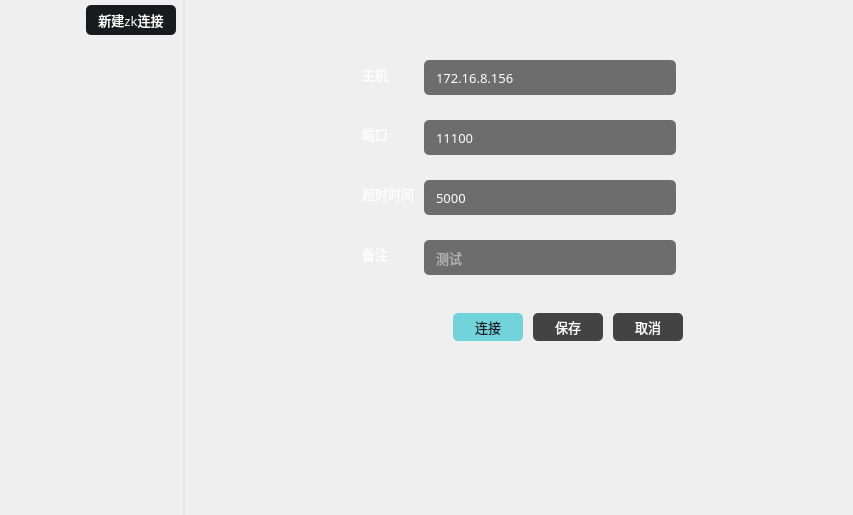
<?xml version="1.0" encoding="UTF-8"?>
<ui version="4.0">
 <class>zookeepermanagewidget</class>
 <widget class="QWidget" name="zookeepermanagewidget">
  <property name="geometry">
   <rect>
    <x>0</x>
    <y>0</y>
    <width>853</width>
    <height>515</height>
   </rect>
  </property>
  <property name="windowTitle">
   <string>Form</string>
  </property>
  <property name="styleSheet">
   <string notr="true">QMenu {
color: rgb(255, 255, 255);
background-color:rgb(253,253,254);
padding: 3px 3px 3px 3px;
border-radius:6px;
border:1px solid rgba(21, 23, 27, 100);
}


QMenu::item {
    font-size: 10pt;
    font: 10pt &quot;OPPOSans B&quot;;
    border-radius:3px;
	background-color:rgba(253,253,254,0);
    padding: 5px 30px 5px 10px;
}
QMenu::item:selected {
    
	color: rgb(244, 244, 244);
	background-color: rgba(35, 39, 46, 250);
}</string>
  </property>
  <layout class="QHBoxLayout" name="horizontalLayout">
   <property name="spacing">
    <number>0</number>
   </property>
   <property name="leftMargin">
    <number>0</number>
   </property>
   <property name="topMargin">
    <number>0</number>
   </property>
   <property name="rightMargin">
    <number>0</number>
   </property>
   <property name="bottomMargin">
    <number>0</number>
   </property>
   <item>
    <widget class="QSplitter" name="splitter">
     <property name="orientation">
      <enum>Qt::Horizontal</enum>
     </property>
     <property name="handleWidth">
      <number>0</number>
     </property>
     <widget class="QWidget" name="widget_left" native="true">
      <property name="minimumSize">
       <size>
        <width>185</width>
        <height>0</height>
       </size>
      </property>
      <property name="maximumSize">
       <size>
        <width>185</width>
        <height>16777215</height>
       </size>
      </property>
      <property name="font">
       <font>
        <family>OPPOSans B</family>
       </font>
      </property>
      <property name="styleSheet">
       <string notr="true">#scrollAreaWidgetContents{
   background-color: rgba(255, 255, 255, 0);
}

#toolButton_newCreate {
	color: rgb(255, 255, 255);
	background-color: rgb(24,26,29);
	border-radius: 5px;
}

#toolButton_newCreate::menu-indicator { 
	image: None;
}
 
#toolButton_newCreate:hover {
	color: rgb(255, 255, 255);
	background-color: rgb(24,26,29);
}


#widget_left{
border-right:2px solid rgba(197, 197, 197,50);
}


QScrollBar:vertical{
    width: 10px;
	background-color: rgba(0, 41, 69, 0);
    margin: 0px,0px,0px,0px;
    padding-top: 0px;		/*//隐藏上下的箭头*/
    padding-bottom: 0px;
}


QScrollBar::handle:vertical{
    width: 10px;
	
	background-color: rgb(239, 239, 239);
    /*滚动条两端变成椭圆 */
    border-radius: 2px;
    min-height: 0;
}

QScrollBar::sub-page:vertical {
    
	background-color: rgba(255, 255, 255, 0);
}
QScrollBar::add-page:vertical 
{
    background-color: rgba(255, 255, 255, 0);
}

QScrollBar::add-line:vertical {
	border: none;
    height: 0px;
    subcontrol-position: bottom;
    subcontrol-origin: margin;
}
QScrollBar::sub-line:vertical {
    border: none;
    height: 0px;
    subcontrol-position: top;
    subcontrol-origin: margin;
}

QScrollBar::down-arrow:vertical {
    border:none;
}

QScrollBar::up-arrow:vertical {
    border:none;
}

QToolButton {
	font: 10pt &quot;OPPOSans B&quot;;
    qproperty-iconSize: 22px 22px;
	background-color: rgba(255, 255, 255, 20);
	border: none;
	border-radius:2px;
	color: rgb(255, 255, 255);
}

QToolButton::menu-indicator { 
	image: None;
}

QToolButton:hover {
	border-radius:2px;
	color: rgb(255, 255, 255);
	background-color: rgba(255, 255, 255, 50);
	border: none;
}

QToolButton:checked {
	border-radius:2px;
	color: rgb(255, 255, 255);
	background-color: rgb(21, 21, 21);
	border: none;
}


</string>
      </property>
      <layout class="QVBoxLayout" name="verticalLayout_6">
       <property name="spacing">
        <number>10</number>
       </property>
       <property name="leftMargin">
        <number>0</number>
       </property>
       <property name="topMargin">
        <number>0</number>
       </property>
       <property name="rightMargin">
        <number>0</number>
       </property>
       <property name="bottomMargin">
        <number>0</number>
       </property>
       <item>
        <widget class="QWidget" name="widget_side_top" native="true">
         <property name="minimumSize">
          <size>
           <width>0</width>
           <height>0</height>
          </size>
         </property>
         <property name="maximumSize">
          <size>
           <width>16777215</width>
           <height>50</height>
          </size>
         </property>
         <layout class="QHBoxLayout" name="horizontalLayout_4" stretch="1,2">
          <property name="spacing">
           <number>0</number>
          </property>
          <property name="leftMargin">
           <number>0</number>
          </property>
          <property name="topMargin">
           <number>5</number>
          </property>
          <property name="rightMargin">
           <number>0</number>
          </property>
          <property name="bottomMargin">
           <number>5</number>
          </property>
          <item>
           <widget class="QLabel" name="label_2">
            <property name="maximumSize">
             <size>
              <width>70</width>
              <height>30</height>
             </size>
            </property>
            <property name="styleSheet">
             <string notr="true">image: url(:/module_zookeeper/images/light/zookeeper.png);</string>
            </property>
            <property name="text">
             <string/>
            </property>
           </widget>
          </item>
          <item>
           <widget class="QToolButton" name="toolButton_newCreate">
            <property name="minimumSize">
             <size>
              <width>90</width>
              <height>30</height>
             </size>
            </property>
            <property name="font">
             <font>
              <family>OPPOSans B</family>
              <pointsize>10</pointsize>
              <weight>50</weight>
              <italic>false</italic>
              <bold>false</bold>
              <stylestrategy>PreferAntialias</stylestrategy>
             </font>
            </property>
            <property name="styleSheet">
             <string notr="true"/>
            </property>
            <property name="text">
             <string>新建zk连接</string>
            </property>
            <property name="icon">
             <iconset resource="../lib.qrc">
              <normaloff>:/lib/Zookeeper2.png</normaloff>:/lib/Zookeeper2.png</iconset>
            </property>
            <property name="toolButtonStyle">
             <enum>Qt::ToolButtonTextOnly</enum>
            </property>
           </widget>
          </item>
         </layout>
        </widget>
       </item>
       <item>
        <widget class="QWidget" name="widget_side_body" native="true">
         <property name="styleSheet">
          <string notr="true"/>
         </property>
         <layout class="QVBoxLayout" name="verticalLayout_3">
          <property name="leftMargin">
           <number>0</number>
          </property>
          <property name="topMargin">
           <number>0</number>
          </property>
          <property name="rightMargin">
           <number>0</number>
          </property>
          <property name="bottomMargin">
           <number>0</number>
          </property>
          <item>
           <widget class="QScrollArea" name="scrollArea">
            <property name="styleSheet">
             <string notr="true">QScrollArea{
	
	background-color: rgba(255, 255, 255, 0);
	border: none;
}

QScrollBar:vertical {
    width: 10px;
	background-color: rgba(0, 41, 69, 0);
    margin: 0px,0px,0px,0px;
    padding-top: 0px;		/*//隐藏上下的箭头*/
    padding-bottom: 0px;
}
QScrollBar::handle:vertical {
    width: 10px;
	
	background-color: rgb(239, 239, 239);
    /*滚动条两端变成椭圆 */
    border-radius: 2px;
    min-height: 0;
}

QScrollBar::sub-page:vertical {
    
	background-color: rgba(255, 255, 255, 0);
}
QScrollBar::add-page:vertical 
{
    background-color: rgba(255, 255, 255, 0);
}

QScrollBar::add-line:vertical {
	border: none;
    height: 0px;
    subcontrol-position: bottom;
    subcontrol-origin: margin;
}
QScrollBar::sub-line:vertical {
    border: none;
    height: 0px;
    subcontrol-position: top;
    subcontrol-origin: margin;
}

QScrollBar::down-arrow:vertical {
    border:none;
}
QScrollBar::up-arrow:vertical {
    border:none;
}</string>
            </property>
            <property name="widgetResizable">
             <bool>true</bool>
            </property>
            <widget class="QWidget" name="scrollAreaWidgetContents">
             <property name="geometry">
              <rect>
               <x>0</x>
               <y>0</y>
               <width>185</width>
               <height>465</height>
              </rect>
             </property>
             <property name="styleSheet">
              <string notr="true">\</string>
             </property>
             <layout class="QVBoxLayout" name="verticalLayout_2">
              <property name="leftMargin">
               <number>0</number>
              </property>
              <property name="topMargin">
               <number>0</number>
              </property>
              <property name="rightMargin">
               <number>0</number>
              </property>
              <property name="bottomMargin">
               <number>0</number>
              </property>
              <item>
               <spacer name="verticalSpacer">
                <property name="orientation">
                 <enum>Qt::Vertical</enum>
                </property>
                <property name="sizeHint" stdset="0">
                 <size>
                  <width>20</width>
                  <height>309</height>
                 </size>
                </property>
               </spacer>
              </item>
             </layout>
            </widget>
           </widget>
          </item>
         </layout>
        </widget>
       </item>
      </layout>
     </widget>
     <widget class="QWidget" name="widget_right" native="true">
      <property name="styleSheet">
       <string notr="true"/>
      </property>
      <layout class="QVBoxLayout" name="verticalLayout">
       <property name="spacing">
        <number>0</number>
       </property>
       <property name="leftMargin">
        <number>0</number>
       </property>
       <property name="topMargin">
        <number>0</number>
       </property>
       <property name="rightMargin">
        <number>0</number>
       </property>
       <property name="bottomMargin">
        <number>0</number>
       </property>
       <item>
        <widget class="QStackedWidget" name="stackedWidget">
         <property name="currentIndex">
          <number>1</number>
         </property>
         <widget class="QWidget" name="page_2">
          <layout class="QVBoxLayout" name="verticalLayout_4" stretch="1,1,0,1,4">
           <item>
            <spacer name="verticalSpacer_3">
             <property name="orientation">
              <enum>Qt::Vertical</enum>
             </property>
             <property name="sizeHint" stdset="0">
              <size>
               <width>20</width>
               <height>30</height>
              </size>
             </property>
            </spacer>
           </item>
           <item>
            <widget class="QLabel" name="label">
             <property name="minimumSize">
              <size>
               <width>0</width>
               <height>100</height>
              </size>
             </property>
             <property name="styleSheet">
              <string notr="true">image: url(:/module_mainwindow/images/light/iconmain-light.png);</string>
             </property>
             <property name="text">
              <string/>
             </property>
            </widget>
           </item>
           <item>
            <spacer name="verticalSpacer_6">
             <property name="orientation">
              <enum>Qt::Vertical</enum>
             </property>
             <property name="sizeType">
              <enum>QSizePolicy::Fixed</enum>
             </property>
             <property name="sizeHint" stdset="0">
              <size>
               <width>20</width>
               <height>20</height>
              </size>
             </property>
            </spacer>
           </item>
           <item>
            <widget class="QToolButton" name="toolButton">
             <property name="sizePolicy">
              <sizepolicy hsizetype="Expanding" vsizetype="Fixed">
               <horstretch>0</horstretch>
               <verstretch>0</verstretch>
              </sizepolicy>
             </property>
             <property name="font">
              <font>
               <family>OPPOSans B</family>
               <pointsize>12</pointsize>
               <underline>false</underline>
               <stylestrategy>PreferAntialias</stylestrategy>
              </font>
             </property>
             <property name="styleSheet">
              <string notr="true">QToolButton {
	color: rgb(242, 245, 255, 150);
	background-color: rgba(255, 255, 255, 0);
	border: none;
}

QToolButton::menu-indicator { 
	image: None;
}

 
QToolButton:hover {
	color: rgb(242, 245, 255, 150);
	background-color: rgba(255, 255, 255, 0);
	border: none;
	font: 12pt &quot;OPPOSans B&quot;;
	text-decoration: underline;
}</string>
             </property>
             <property name="text">
              <string>https://github.com/HuaGouFdog/Fdog-Kit</string>
             </property>
            </widget>
           </item>
           <item>
            <spacer name="verticalSpacer_2">
             <property name="orientation">
              <enum>Qt::Vertical</enum>
             </property>
             <property name="sizeHint" stdset="0">
              <size>
               <width>20</width>
               <height>40</height>
              </size>
             </property>
            </spacer>
           </item>
          </layout>
         </widget>
         <widget class="QWidget" name="page">
          <layout class="QHBoxLayout" name="horizontalLayout_3" stretch="1,8,1">
           <item>
            <spacer name="horizontalSpacer_2">
             <property name="orientation">
              <enum>Qt::Horizontal</enum>
             </property>
             <property name="sizeHint" stdset="0">
              <size>
               <width>40</width>
               <height>20</height>
              </size>
             </property>
            </spacer>
           </item>
           <item>
            <widget class="QWidget" name="verticalWidget" native="true">
             <property name="maximumSize">
              <size>
               <width>350</width>
               <height>16777215</height>
              </size>
             </property>
             <layout class="QVBoxLayout" name="verticalLayout_5" stretch="1,1,1,5">
              <property name="spacing">
               <number>33</number>
              </property>
              <item>
               <spacer name="verticalSpacer_5">
                <property name="orientation">
                 <enum>Qt::Vertical</enum>
                </property>
                <property name="sizeHint" stdset="0">
                 <size>
                  <width>20</width>
                  <height>40</height>
                 </size>
                </property>
               </spacer>
              </item>
              <item>
               <widget class="QWidget" name="horizontalWidget" native="true">
                <property name="maximumSize">
                 <size>
                  <width>16777215</width>
                  <height>230</height>
                 </size>
                </property>
                <property name="styleSheet">
                 <string notr="true">color: rgb(255, 255, 255);</string>
                </property>
                <layout class="QGridLayout" name="gridLayout">
                 <property name="topMargin">
                  <number>10</number>
                 </property>
                 <property name="bottomMargin">
                  <number>10</number>
                 </property>
                 <property name="horizontalSpacing">
                  <number>10</number>
                 </property>
                 <property name="verticalSpacing">
                  <number>30</number>
                 </property>
                 <item row="1" column="0">
                  <widget class="QLabel" name="label_port_zk">
                   <property name="font">
                    <font>
                     <family>OPPOSans B</family>
                     <pointsize>10</pointsize>
                    </font>
                   </property>
                   <property name="text">
                    <string>端口</string>
                   </property>
                  </widget>
                 </item>
                 <item row="1" column="1">
                  <widget class="QLineEdit" name="lineEdit_port_zk_data">
                   <property name="minimumSize">
                    <size>
                     <width>0</width>
                     <height>35</height>
                    </size>
                   </property>
                   <property name="maximumSize">
                    <size>
                     <width>300</width>
                     <height>28</height>
                    </size>
                   </property>
                   <property name="font">
                    <font>
                     <family>OPPOSans B</family>
                     <pointsize>10</pointsize>
                    </font>
                   </property>
                   <property name="styleSheet">
                    <string notr="true">background-color: rgb(25, 25, 25, 155);
border-radius: 5px;
padding-left:10px;
padding-right:10px;</string>
                   </property>
                   <property name="text">
                    <string>11100</string>
                   </property>
                   <property name="placeholderText">
                    <string>22</string>
                   </property>
                  </widget>
                 </item>
                 <item row="3" column="1">
                  <widget class="QLineEdit" name="lineEdit_remark_zk">
                   <property name="minimumSize">
                    <size>
                     <width>0</width>
                     <height>35</height>
                    </size>
                   </property>
                   <property name="maximumSize">
                    <size>
                     <width>300</width>
                     <height>28</height>
                    </size>
                   </property>
                   <property name="font">
                    <font>
                     <family>OPPOSans B</family>
                     <pointsize>10</pointsize>
                    </font>
                   </property>
                   <property name="styleSheet">
                    <string notr="true">background-color: rgb(25, 25, 25, 155);
border-radius: 5px;
padding-left:10px;
padding-right:10px;</string>
                   </property>
                   <property name="text">
                    <string/>
                   </property>
                   <property name="placeholderText">
                    <string>测试</string>
                   </property>
                  </widget>
                 </item>
                 <item row="3" column="0">
                  <widget class="QLabel" name="label_remark_zk">
                   <property name="font">
                    <font>
                     <family>OPPOSans B</family>
                     <pointsize>10</pointsize>
                    </font>
                   </property>
                   <property name="text">
                    <string>备注</string>
                   </property>
                  </widget>
                 </item>
                 <item row="0" column="0">
                  <widget class="QLabel" name="label_host_zk">
                   <property name="font">
                    <font>
                     <family>OPPOSans B</family>
                     <pointsize>10</pointsize>
                    </font>
                   </property>
                   <property name="text">
                    <string>主机</string>
                   </property>
                  </widget>
                 </item>
                 <item row="0" column="1">
                  <widget class="QLineEdit" name="lineEdit_host_zk_data">
                   <property name="minimumSize">
                    <size>
                     <width>0</width>
                     <height>35</height>
                    </size>
                   </property>
                   <property name="maximumSize">
                    <size>
                     <width>300</width>
                     <height>28</height>
                    </size>
                   </property>
                   <property name="font">
                    <font>
                     <family>OPPOSans B</family>
                     <pointsize>10</pointsize>
                    </font>
                   </property>
                   <property name="styleSheet">
                    <string notr="true">background-color: rgb(25, 25, 25, 155);
border-radius: 5px;
padding-left:10px;
padding-right:10px;</string>
                   </property>
                   <property name="text">
                    <string>172.16.8.156</string>
                   </property>
                   <property name="placeholderText">
                    <string>127.0.0.1</string>
                   </property>
                  </widget>
                 </item>
                 <item row="2" column="0">
                  <widget class="QLabel" name="label_timeout_zk">
                   <property name="font">
                    <font>
                     <family>OPPOSans B</family>
                     <pointsize>10</pointsize>
                    </font>
                   </property>
                   <property name="text">
                    <string>超时时间</string>
                   </property>
                  </widget>
                 </item>
                 <item row="2" column="1">
                  <widget class="QLineEdit" name="lineEdit_timeout_zk">
                   <property name="minimumSize">
                    <size>
                     <width>0</width>
                     <height>35</height>
                    </size>
                   </property>
                   <property name="maximumSize">
                    <size>
                     <width>300</width>
                     <height>28</height>
                    </size>
                   </property>
                   <property name="font">
                    <font>
                     <family>OPPOSans B</family>
                     <pointsize>10</pointsize>
                    </font>
                   </property>
                   <property name="styleSheet">
                    <string notr="true">background-color: rgb(25, 25, 25, 155);
border-radius: 5px;
padding-left:10px;
padding-right:10px;</string>
                   </property>
                   <property name="text">
                    <string>5000</string>
                   </property>
                   <property name="placeholderText">
                    <string>22</string>
                   </property>
                  </widget>
                 </item>
                </layout>
               </widget>
              </item>
              <item>
               <widget class="QWidget" name="widget_3" native="true">
                <property name="maximumSize">
                 <size>
                  <width>16777215</width>
                  <height>50</height>
                 </size>
                </property>
                <layout class="QHBoxLayout" name="horizontalLayout_2">
                 <property name="spacing">
                  <number>10</number>
                 </property>
                 <property name="leftMargin">
                  <number>0</number>
                 </property>
                 <property name="topMargin">
                  <number>0</number>
                 </property>
                 <property name="rightMargin">
                  <number>2</number>
                 </property>
                 <property name="bottomMargin">
                  <number>0</number>
                 </property>
                 <item>
                  <spacer name="horizontalSpacer">
                   <property name="orientation">
                    <enum>Qt::Horizontal</enum>
                   </property>
                   <property name="sizeHint" stdset="0">
                    <size>
                     <width>40</width>
                     <height>20</height>
                    </size>
                   </property>
                  </spacer>
                 </item>
                 <item>
                  <widget class="QToolButton" name="toolButton_connect">
                   <property name="minimumSize">
                    <size>
                     <width>70</width>
                     <height>28</height>
                    </size>
                   </property>
                   <property name="maximumSize">
                    <size>
                     <width>70</width>
                     <height>28</height>
                    </size>
                   </property>
                   <property name="font">
                    <font>
                     <family>OPPOSans B</family>
                     <pointsize>10</pointsize>
                     <stylestrategy>PreferAntialias</stylestrategy>
                    </font>
                   </property>
                   <property name="styleSheet">
                    <string notr="true">QToolButton {
	color: rgb(26, 26, 26);
	background-color: rgb(113, 212, 219);
	border-radius: 5px;
}

QToolButton::menu-indicator { 
	image: None;
}

 
QToolButton:hover {
	color: rgb(26, 26, 26);
	background-color: rgb(113, 212, 219);
}</string>
                   </property>
                   <property name="text">
                    <string>连接</string>
                   </property>
                  </widget>
                 </item>
                 <item>
                  <widget class="QToolButton" name="toolButton_save">
                   <property name="minimumSize">
                    <size>
                     <width>70</width>
                     <height>28</height>
                    </size>
                   </property>
                   <property name="maximumSize">
                    <size>
                     <width>70</width>
                     <height>28</height>
                    </size>
                   </property>
                   <property name="font">
                    <font>
                     <family>OPPOSans B</family>
                     <pointsize>10</pointsize>
                     <stylestrategy>PreferAntialias</stylestrategy>
                    </font>
                   </property>
                   <property name="styleSheet">
                    <string notr="true">QToolButton {
	color: rgb(255, 255, 255);
	
	background-color: rgb(67, 67, 67);
	border-radius: 5px;
}

QToolButton::menu-indicator { 
	image: None;
}

 
QToolButton:hover {
	color: rgb(255, 255, 255);
	background-color: rgb(67, 67, 67);
}</string>
                   </property>
                   <property name="text">
                    <string>保存</string>
                   </property>
                  </widget>
                 </item>
                 <item>
                  <widget class="QToolButton" name="toolButton_close">
                   <property name="minimumSize">
                    <size>
                     <width>70</width>
                     <height>28</height>
                    </size>
                   </property>
                   <property name="maximumSize">
                    <size>
                     <width>70</width>
                     <height>28</height>
                    </size>
                   </property>
                   <property name="font">
                    <font>
                     <family>OPPOSans B</family>
                     <pointsize>10</pointsize>
                     <stylestrategy>PreferAntialias</stylestrategy>
                    </font>
                   </property>
                   <property name="styleSheet">
                    <string notr="true">QToolButton {
	color: rgb(255, 255, 255);
	
	background-color: rgb(67, 67, 67);
	border-radius: 5px;
}

QToolButton::menu-indicator { 
	image: None;
}

 
QToolButton:hover {
	color: rgb(255, 255, 255);
	background-color: rgb(67, 67, 67);
}</string>
                   </property>
                   <property name="text">
                    <string>取消</string>
                   </property>
                  </widget>
                 </item>
                </layout>
               </widget>
              </item>
              <item>
               <spacer name="verticalSpacer_4">
                <property name="orientation">
                 <enum>Qt::Vertical</enum>
                </property>
                <property name="sizeHint" stdset="0">
                 <size>
                  <width>20</width>
                  <height>40</height>
                 </size>
                </property>
               </spacer>
              </item>
             </layout>
            </widget>
           </item>
           <item>
            <spacer name="horizontalSpacer_3">
             <property name="orientation">
              <enum>Qt::Horizontal</enum>
             </property>
             <property name="sizeHint" stdset="0">
              <size>
               <width>40</width>
               <height>20</height>
              </size>
             </property>
            </spacer>
           </item>
          </layout>
         </widget>
        </widget>
       </item>
      </layout>
     </widget>
    </widget>
   </item>
  </layout>
 </widget>
 <resources>
  <include location="../lib.qrc"/>
 </resources>
 <connections/>
</ui>
